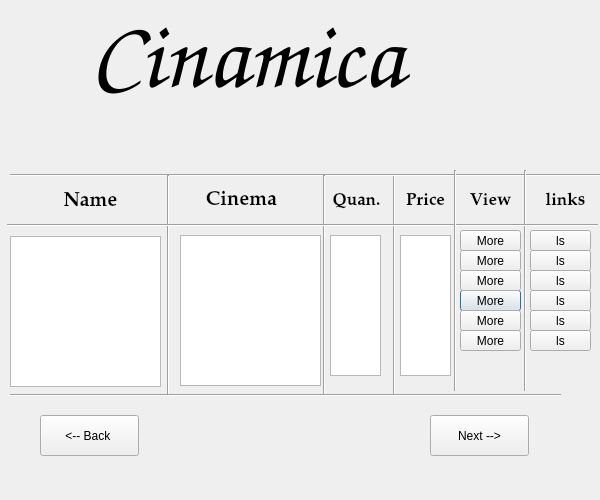
<?xml version="1.0" encoding="UTF-8"?>
<ui version="4.0">
 <class>Page5Cust</class>
 <widget class="QDialog" name="Page5Cust">
  <property name="geometry">
   <rect>
    <x>0</x>
    <y>0</y>
    <width>600</width>
    <height>500</height>
   </rect>
  </property>
  <property name="windowTitle">
   <string>Dialog</string>
  </property>
  <widget class="QPushButton" name="pushButton_4">
   <property name="geometry">
    <rect>
     <x>460</x>
     <y>290</y>
     <width>61</width>
     <height>21</height>
    </rect>
   </property>
   <property name="text">
    <string>More</string>
   </property>
  </widget>
  <widget class="QPushButton" name="pushButton_5">
   <property name="geometry">
    <rect>
     <x>460</x>
     <y>310</y>
     <width>61</width>
     <height>21</height>
    </rect>
   </property>
   <property name="text">
    <string>More</string>
   </property>
  </widget>
  <widget class="QPushButton" name="pushButton_11">
   <property name="geometry">
    <rect>
     <x>530</x>
     <y>330</y>
     <width>61</width>
     <height>21</height>
    </rect>
   </property>
   <property name="text">
    <string>ls</string>
   </property>
  </widget>
  <widget class="QLabel" name="label_3">
   <property name="geometry">
    <rect>
     <x>186</x>
     <y>185</y>
     <width>111</width>
     <height>31</height>
    </rect>
   </property>
   <property name="font">
    <font>
     <family>URW Palladio L</family>
     <pointsize>15</pointsize>
     <weight>75</weight>
     <bold>true</bold>
    </font>
   </property>
   <property name="text">
    <string>Cinema</string>
   </property>
   <property name="alignment">
    <set>Qt::AlignCenter</set>
   </property>
  </widget>
  <widget class="QPushButton" name="pushButton_2">
   <property name="geometry">
    <rect>
     <x>460</x>
     <y>250</y>
     <width>61</width>
     <height>21</height>
    </rect>
   </property>
   <property name="text">
    <string>More</string>
   </property>
  </widget>
  <widget class="QLabel" name="label_10">
   <property name="geometry">
    <rect>
     <x>460</x>
     <y>185</y>
     <width>61</width>
     <height>31</height>
    </rect>
   </property>
   <property name="font">
    <font>
     <family>URW Palladio L</family>
     <pointsize>13</pointsize>
     <weight>75</weight>
     <bold>true</bold>
    </font>
   </property>
   <property name="text">
    <string>View</string>
   </property>
   <property name="alignment">
    <set>Qt::AlignCenter</set>
   </property>
  </widget>
  <widget class="QLabel" name="label_11">
   <property name="geometry">
    <rect>
     <x>530</x>
     <y>180</y>
     <width>71</width>
     <height>41</height>
    </rect>
   </property>
   <property name="font">
    <font>
     <family>URW Palladio L</family>
     <pointsize>13</pointsize>
     <weight>75</weight>
     <bold>true</bold>
    </font>
   </property>
   <property name="text">
    <string>links</string>
   </property>
   <property name="alignment">
    <set>Qt::AlignCenter</set>
   </property>
  </widget>
  <widget class="QPushButton" name="pushButton_8">
   <property name="geometry">
    <rect>
     <x>40</x>
     <y>415</y>
     <width>99</width>
     <height>41</height>
    </rect>
   </property>
   <property name="text">
    <string>&lt;-- Back </string>
   </property>
  </widget>
  <widget class="QPushButton" name="pushButton_3">
   <property name="geometry">
    <rect>
     <x>460</x>
     <y>270</y>
     <width>61</width>
     <height>21</height>
    </rect>
   </property>
   <property name="text">
    <string>More</string>
   </property>
  </widget>
  <widget class="QListWidget" name="CinemaLs">
   <property name="geometry">
    <rect>
     <x>180</x>
     <y>235</y>
     <width>141</width>
     <height>151</height>
    </rect>
   </property>
  </widget>
  <widget class="Line" name="line_3">
   <property name="geometry">
    <rect>
     <x>339</x>
     <y>175</y>
     <width>111</width>
     <height>221</height>
    </rect>
   </property>
   <property name="orientation">
    <enum>Qt::Vertical</enum>
   </property>
  </widget>
  <widget class="QPushButton" name="pushButton_14">
   <property name="geometry">
    <rect>
     <x>530</x>
     <y>310</y>
     <width>61</width>
     <height>21</height>
    </rect>
   </property>
   <property name="text">
    <string>ls</string>
   </property>
  </widget>
  <widget class="QPushButton" name="pushButton_7">
   <property name="geometry">
    <rect>
     <x>430</x>
     <y>415</y>
     <width>99</width>
     <height>41</height>
    </rect>
   </property>
   <property name="text">
    <string>Next --&gt;</string>
   </property>
  </widget>
  <widget class="Line" name="line_4">
   <property name="geometry">
    <rect>
     <x>10</x>
     <y>155</y>
     <width>591</width>
     <height>41</height>
    </rect>
   </property>
   <property name="orientation">
    <enum>Qt::Horizontal</enum>
   </property>
  </widget>
  <widget class="QPushButton" name="pushButton_12">
   <property name="geometry">
    <rect>
     <x>530</x>
     <y>270</y>
     <width>61</width>
     <height>21</height>
    </rect>
   </property>
   <property name="text">
    <string>ls</string>
   </property>
  </widget>
  <widget class="Line" name="line_2">
   <property name="geometry">
    <rect>
     <x>279</x>
     <y>175</y>
     <width>91</width>
     <height>221</height>
    </rect>
   </property>
   <property name="orientation">
    <enum>Qt::Vertical</enum>
   </property>
  </widget>
  <widget class="QLabel" name="label_5">
   <property name="geometry">
    <rect>
     <x>390</x>
     <y>180</y>
     <width>71</width>
     <height>41</height>
    </rect>
   </property>
   <property name="font">
    <font>
     <family>URW Palladio L</family>
     <pointsize>13</pointsize>
     <weight>75</weight>
     <bold>true</bold>
    </font>
   </property>
   <property name="text">
    <string>Price</string>
   </property>
   <property name="alignment">
    <set>Qt::AlignCenter</set>
   </property>
  </widget>
  <widget class="Line" name="line">
   <property name="geometry">
    <rect>
     <x>123</x>
     <y>175</y>
     <width>91</width>
     <height>221</height>
    </rect>
   </property>
   <property name="orientation">
    <enum>Qt::Vertical</enum>
   </property>
  </widget>
  <widget class="Line" name="line_8">
   <property name="geometry">
    <rect>
     <x>480</x>
     <y>170</y>
     <width>91</width>
     <height>221</height>
    </rect>
   </property>
   <property name="orientation">
    <enum>Qt::Vertical</enum>
   </property>
  </widget>
  <widget class="QPushButton" name="pushButton_13">
   <property name="geometry">
    <rect>
     <x>530</x>
     <y>230</y>
     <width>61</width>
     <height>21</height>
    </rect>
   </property>
   <property name="text">
    <string>ls</string>
   </property>
  </widget>
  <widget class="QLabel" name="label_2">
   <property name="geometry">
    <rect>
     <x>20</x>
     <y>186</y>
     <width>141</width>
     <height>31</height>
    </rect>
   </property>
   <property name="font">
    <font>
     <family>URW Palladio L</family>
     <pointsize>15</pointsize>
     <weight>75</weight>
     <bold>true</bold>
    </font>
   </property>
   <property name="text">
    <string>Name</string>
   </property>
   <property name="alignment">
    <set>Qt::AlignCenter</set>
   </property>
  </widget>
  <widget class="QListWidget" name="NameLs">
   <property name="geometry">
    <rect>
     <x>10</x>
     <y>236</y>
     <width>151</width>
     <height>151</height>
    </rect>
   </property>
  </widget>
  <widget class="QLabel" name="label">
   <property name="geometry">
    <rect>
     <x>90</x>
     <y>-5</y>
     <width>401</width>
     <height>121</height>
    </rect>
   </property>
   <property name="font">
    <font>
     <family>Comic Sans MS</family>
     <pointsize>72</pointsize>
     <weight>75</weight>
     <italic>true</italic>
     <bold>true</bold>
    </font>
   </property>
   <property name="text">
    <string>Cinamica</string>
   </property>
  </widget>
  <widget class="QPushButton" name="pushButton">
   <property name="geometry">
    <rect>
     <x>460</x>
     <y>230</y>
     <width>61</width>
     <height>21</height>
    </rect>
   </property>
   <property name="text">
    <string>More</string>
   </property>
  </widget>
  <widget class="QListWidget" name="QuanLs">
   <property name="geometry">
    <rect>
     <x>330</x>
     <y>235</y>
     <width>51</width>
     <height>141</height>
    </rect>
   </property>
  </widget>
  <widget class="Line" name="line_7">
   <property name="geometry">
    <rect>
     <x>10</x>
     <y>380</y>
     <width>551</width>
     <height>31</height>
    </rect>
   </property>
   <property name="orientation">
    <enum>Qt::Horizontal</enum>
   </property>
  </widget>
  <widget class="QPushButton" name="pushButton_6">
   <property name="geometry">
    <rect>
     <x>460</x>
     <y>330</y>
     <width>61</width>
     <height>21</height>
    </rect>
   </property>
   <property name="text">
    <string>More</string>
   </property>
  </widget>
  <widget class="Line" name="line_5">
   <property name="geometry">
    <rect>
     <x>7</x>
     <y>215</y>
     <width>591</width>
     <height>20</height>
    </rect>
   </property>
   <property name="orientation">
    <enum>Qt::Horizontal</enum>
   </property>
  </widget>
  <widget class="Line" name="line_9">
   <property name="geometry">
    <rect>
     <x>400</x>
     <y>170</y>
     <width>111</width>
     <height>221</height>
    </rect>
   </property>
   <property name="orientation">
    <enum>Qt::Vertical</enum>
   </property>
  </widget>
  <widget class="QListWidget" name="PriceLs">
   <property name="geometry">
    <rect>
     <x>400</x>
     <y>235</y>
     <width>51</width>
     <height>141</height>
    </rect>
   </property>
  </widget>
  <widget class="QLabel" name="label_4">
   <property name="geometry">
    <rect>
     <x>326</x>
     <y>185</y>
     <width>61</width>
     <height>31</height>
    </rect>
   </property>
   <property name="font">
    <font>
     <family>URW Palladio L</family>
     <pointsize>13</pointsize>
     <weight>75</weight>
     <bold>true</bold>
    </font>
   </property>
   <property name="text">
    <string>Quan.</string>
   </property>
   <property name="alignment">
    <set>Qt::AlignCenter</set>
   </property>
  </widget>
  <widget class="QPushButton" name="pushButton_9">
   <property name="geometry">
    <rect>
     <x>530</x>
     <y>250</y>
     <width>61</width>
     <height>21</height>
    </rect>
   </property>
   <property name="text">
    <string>ls</string>
   </property>
  </widget>
  <widget class="QPushButton" name="pushButton_10">
   <property name="geometry">
    <rect>
     <x>530</x>
     <y>290</y>
     <width>61</width>
     <height>21</height>
    </rect>
   </property>
   <property name="text">
    <string>ls</string>
   </property>
  </widget>
 </widget>
 <resources/>
 <connections/>
</ui>
